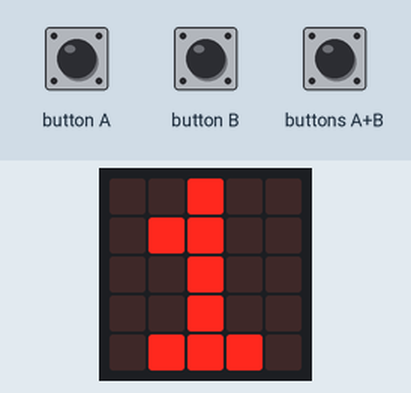
Simulated run of this program. Board: BBC micro:bit (MakeCode). On the bench: the board's 5×5 LED display. The inputs (shaded band) are chosen by the test bench. A reset restarts the program; random numbers come from a fixed seed.

Above: at 1.9 s.
2.0 s: buttons A+B pressed for 0.15 s
At 2.6 s:
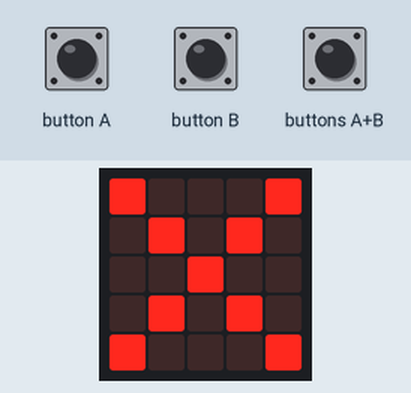
5.1 s: button A pressed for 0.15 s
At 6.1 s:
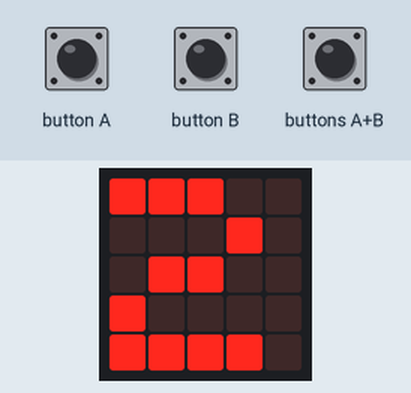
6.7 s: button A pressed for 0.15 s
At 7.4 s:
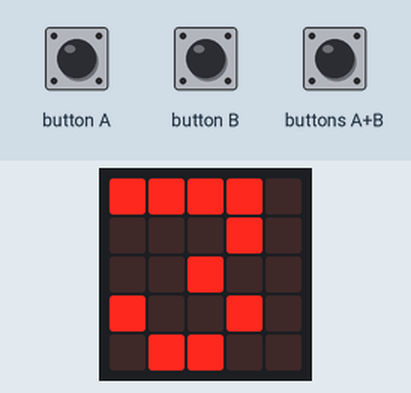
8.3 s: buttons A+B pressed for 1 s
At 9.8 s:
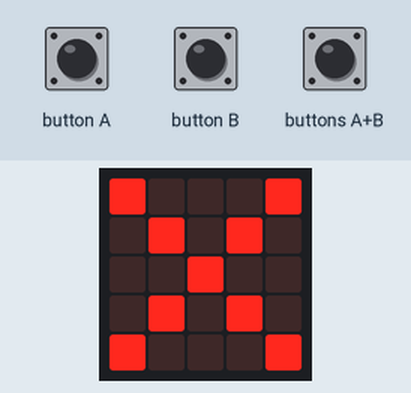
Timing chart, 0 to 11.3 s (numbered marks = the images above; inputs shaded):
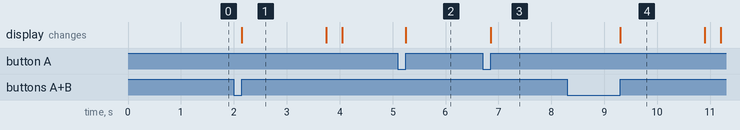

Measured:
- after the input at 2.0 s, the display: changes after 0.15 s (image 1)
- after the input at 5.1 s, the display: changes after 0.15 s (image 2)
- after the input at 6.7 s, the display: changes after 0.15 s (image 3)
- after the input at 8.3 s, the display: changes after 1.0 s (image 4)
- what the display in image 1 shows lasts 1.6 s, from 2.2 s to 3.8 s

The program:

main.ts
```typescript
input.onButtonPressed(Button.A, function () {
    _2 += 1
    if (_2 > 200) {
        _2 = 200
    }
    basic.showNumber(_2)
})
input.onButtonPressed(Button.AB, function () {
    if (_1 == _2) {
        basic.showIcon(IconNames.Yes)
    } else {
        basic.showIcon(IconNames.No)
        basic.pause(1000)
        control.reset()
    }
})
input.onButtonPressed(Button.B, function () {
    _2 += -1
    if (_2 < 1) {
        _2 = 1
    }
    basic.showNumber(_2)
})
let _2 = 0
let _1 = 0
led.setBrightness(255)
_2 = 1
_1 = randint(1, 200)
basic.showNumber(_2)
```

test.ts
```typescript
// tu są testy; nie będzie to kompilowane, gdy ten pakiet będzie używany jako rozszerzenie.
```
